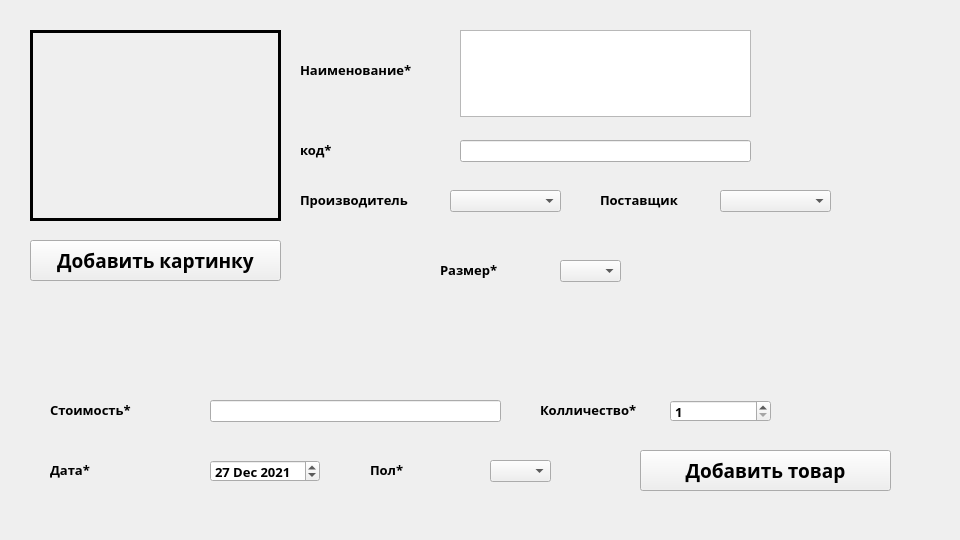
<?xml version="1.0" encoding="UTF-8"?>
<ui version="4.0">
 <class>AddNewPosition</class>
 <widget class="QWidget" name="AddNewPosition">
  <property name="geometry">
   <rect>
    <x>0</x>
    <y>0</y>
    <width>960</width>
    <height>540</height>
   </rect>
  </property>
  <property name="font">
   <font>
    <family>Segoe UI Black</family>
    <pointsize>10</pointsize>
    <weight>75</weight>
    <italic>false</italic>
    <bold>true</bold>
   </font>
  </property>
  <property name="windowTitle">
   <string>Chernokolpakov</string>
  </property>
  <widget class="QLabel" name="Image">
   <property name="geometry">
    <rect>
     <x>30</x>
     <y>30</y>
     <width>251</width>
     <height>191</height>
    </rect>
   </property>
   <property name="autoFillBackground">
    <bool>false</bool>
   </property>
   <property name="styleSheet">
    <string notr="true">

border: 3px solid black;
backgroun-image:cover;</string>
   </property>
   <property name="text">
    <string/>
   </property>
   <property name="scaledContents">
    <bool>true</bool>
   </property>
  </widget>
  <widget class="QPushButton" name="AddImageButton">
   <property name="geometry">
    <rect>
     <x>30</x>
     <y>240</y>
     <width>251</width>
     <height>41</height>
    </rect>
   </property>
   <property name="font">
    <font>
     <family>Segoe UI Black</family>
     <pointsize>14</pointsize>
     <weight>75</weight>
     <bold>true</bold>
    </font>
   </property>
   <property name="text">
    <string>Добавить картинку</string>
   </property>
  </widget>
  <widget class="QLineEdit" name="KodlineEdit">
   <property name="geometry">
    <rect>
     <x>460</x>
     <y>140</y>
     <width>291</width>
     <height>22</height>
    </rect>
   </property>
   <property name="inputMethodHints">
    <set>Qt::ImhNone</set>
   </property>
  </widget>
  <widget class="QTextEdit" name="NametextEdit">
   <property name="geometry">
    <rect>
     <x>460</x>
     <y>30</y>
     <width>291</width>
     <height>87</height>
    </rect>
   </property>
  </widget>
  <widget class="QDateEdit" name="dateEdit">
   <property name="geometry">
    <rect>
     <x>210</x>
     <y>460</y>
     <width>110</width>
     <height>22</height>
    </rect>
   </property>
   <property name="dateTime">
    <datetime>
     <hour>0</hour>
     <minute>0</minute>
     <second>0</second>
     <year>2021</year>
     <month>12</month>
     <day>27</day>
    </datetime>
   </property>
   <property name="maximumDateTime">
    <datetime>
     <hour>23</hour>
     <minute>59</minute>
     <second>59</second>
     <year>2022</year>
     <month>12</month>
     <day>31</day>
    </datetime>
   </property>
   <property name="minimumDateTime">
    <datetime>
     <hour>0</hour>
     <minute>0</minute>
     <second>0</second>
     <year>2020</year>
     <month>9</month>
     <day>14</day>
    </datetime>
   </property>
  </widget>
  <widget class="QLabel" name="label">
   <property name="geometry">
    <rect>
     <x>300</x>
     <y>60</y>
     <width>151</width>
     <height>20</height>
    </rect>
   </property>
   <property name="text">
    <string>Наименование*</string>
   </property>
  </widget>
  <widget class="QLabel" name="label_2">
   <property name="geometry">
    <rect>
     <x>300</x>
     <y>140</y>
     <width>111</width>
     <height>20</height>
    </rect>
   </property>
   <property name="text">
    <string>код*</string>
   </property>
  </widget>
  <widget class="QLabel" name="label_3">
   <property name="geometry">
    <rect>
     <x>440</x>
     <y>260</y>
     <width>111</width>
     <height>20</height>
    </rect>
   </property>
   <property name="text">
    <string>Размер*</string>
   </property>
  </widget>
  <widget class="QLabel" name="label_4">
   <property name="geometry">
    <rect>
     <x>600</x>
     <y>190</y>
     <width>111</width>
     <height>20</height>
    </rect>
   </property>
   <property name="text">
    <string>Поставщик</string>
   </property>
  </widget>
  <widget class="QLabel" name="label_5">
   <property name="geometry">
    <rect>
     <x>300</x>
     <y>190</y>
     <width>141</width>
     <height>20</height>
    </rect>
   </property>
   <property name="text">
    <string>Производитель</string>
   </property>
  </widget>
  <widget class="QComboBox" name="ProizvodcomboBox">
   <property name="geometry">
    <rect>
     <x>450</x>
     <y>190</y>
     <width>111</width>
     <height>22</height>
    </rect>
   </property>
   <property name="inputMethodHints">
    <set>Qt::ImhNone</set>
   </property>
  </widget>
  <widget class="QComboBox" name="PostavcomboBox">
   <property name="geometry">
    <rect>
     <x>720</x>
     <y>190</y>
     <width>111</width>
     <height>22</height>
    </rect>
   </property>
  </widget>
  <widget class="QComboBox" name="SizecomboBox">
   <property name="geometry">
    <rect>
     <x>560</x>
     <y>260</y>
     <width>61</width>
     <height>22</height>
    </rect>
   </property>
  </widget>
  <widget class="QLabel" name="label_6">
   <property name="geometry">
    <rect>
     <x>50</x>
     <y>400</y>
     <width>111</width>
     <height>20</height>
    </rect>
   </property>
   <property name="text">
    <string>Стоимость*</string>
   </property>
  </widget>
  <widget class="QLineEdit" name="PricelineEdit">
   <property name="geometry">
    <rect>
     <x>210</x>
     <y>400</y>
     <width>291</width>
     <height>22</height>
    </rect>
   </property>
   <property name="inputMethodHints">
    <set>Qt::ImhPreferNumbers</set>
   </property>
  </widget>
  <widget class="QSpinBox" name="NumberspinBox">
   <property name="geometry">
    <rect>
     <x>670</x>
     <y>400</y>
     <width>101</width>
     <height>22</height>
    </rect>
   </property>
   <property name="minimum">
    <number>1</number>
   </property>
  </widget>
  <widget class="QLabel" name="label_7">
   <property name="geometry">
    <rect>
     <x>540</x>
     <y>400</y>
     <width>111</width>
     <height>20</height>
    </rect>
   </property>
   <property name="text">
    <string>Колличество*</string>
   </property>
  </widget>
  <widget class="QLabel" name="label_8">
   <property name="geometry">
    <rect>
     <x>370</x>
     <y>460</y>
     <width>111</width>
     <height>20</height>
    </rect>
   </property>
   <property name="text">
    <string>Пол*</string>
   </property>
  </widget>
  <widget class="QComboBox" name="PolcomboBox">
   <property name="geometry">
    <rect>
     <x>490</x>
     <y>460</y>
     <width>61</width>
     <height>22</height>
    </rect>
   </property>
  </widget>
  <widget class="QLabel" name="label_9">
   <property name="geometry">
    <rect>
     <x>50</x>
     <y>460</y>
     <width>111</width>
     <height>20</height>
    </rect>
   </property>
   <property name="text">
    <string>Дата*</string>
   </property>
  </widget>
  <widget class="QPushButton" name="AddButton">
   <property name="geometry">
    <rect>
     <x>640</x>
     <y>450</y>
     <width>251</width>
     <height>41</height>
    </rect>
   </property>
   <property name="font">
    <font>
     <family>Segoe UI Black</family>
     <pointsize>14</pointsize>
     <weight>75</weight>
     <bold>true</bold>
    </font>
   </property>
   <property name="text">
    <string>Добавить товар</string>
   </property>
  </widget>
 </widget>
 <resources/>
 <connections/>
</ui>
